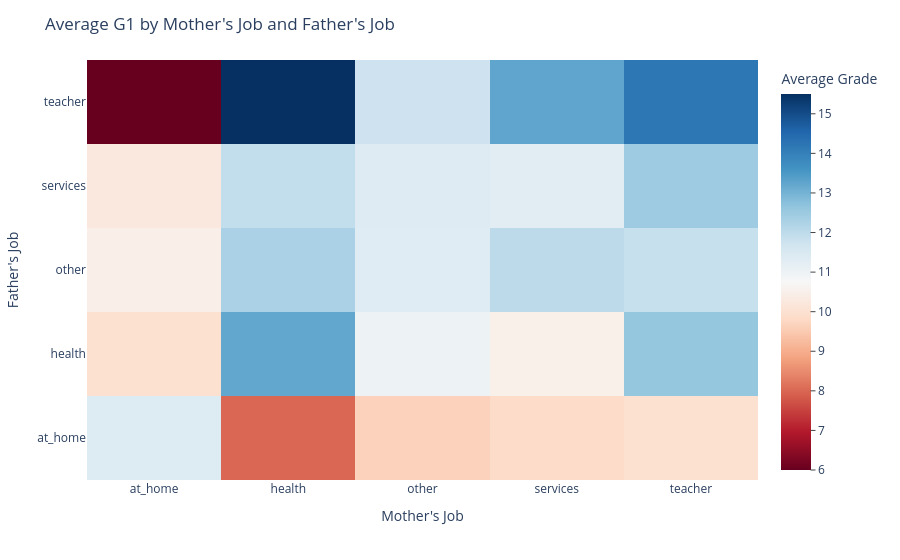

Notebook code cell kept with this figure:
### Code cell
new_heatmap = px.density_heatmap(
    grouped_absences,
    x='Mjob',
    y='Fjob',
    z='G1',
    histfunc='avg',
    color_continuous_scale='RdBu'
)

new_heatmap.update_layout(
    title="Average G1 by Mother's Job and Father's Job",
    xaxis_title="Mother's Job",
    yaxis_title="Father's Job",
    coloraxis_colorbar=dict(
        title="Average Grade",
        ticks="outside"
    )
)

new_heatmap

### Figure 1 — Plotly figure (JSON) as saved in the notebook; plotly's stock layout.template omitted (floating-point values rounded to 4 significant figures)
{"data": [{"coloraxis": "coloraxis", "histfunc": "avg", "hovertemplate": "Mjob=%{x}<br>Fjob=%{y}<br>avg of G1=%{z}<extra></extra>", "name": "", "type": "histogram2d", "x": ["at_home", "at_home", "at_home", "at_home", "at_home", "health", "health", "health", "health", "health", "other", "other", "other", "other", "other", "services", "services", "services", "services", "services", "teacher", "teacher", "teacher", "teacher", "teacher"], "xaxis": "x", "xbingroup": "x", "y": ["at_home", "health", "other", "services", "teacher", "at_home", "health", "other", "services", "teacher", "at_home", "health", "other", "services", "teacher", "at_home", "health", "other", "services", "teacher", "at_home", "health", "other", "services", "teacher"], "yaxis": "y", "ybingroup": "y", "z": [11.39, 10.0, 10.45, 10.25, 6.0, 8.0, 13.22, 12.29, 11.93, 15.5, 9.643, 11.0, 11.36, 11.38, 11.75, 9.857, 10.5, 12.02, 11.27, 13.25, 10.0, 12.6, 11.86, 12.48, 14.19]}], "layout": {"coloraxis": {"colorbar": {"ticks": "outside", "title": {"text": "Average Grade"}}, "colorscale": [[0, "rgb(103,0,31)"], [0.1, "rgb(178,24,43)"], [0.2, "rgb(214,96,77)"], [0.3, "rgb(244,165,130)"], [0.4, "rgb(253,219,199)"], [0.5, "rgb(247,247,247)"], [0.6, "rgb(209,229,240)"], [0.7, "rgb(146,197,222)"], [0.8, "rgb(67,147,195)"], [0.9, "rgb(33,102,172)"], [1, "rgb(5,48,97)"]]}, "legend": {"tracegroupgap": 0}, "margin": {"t": 60}, "title": {"text": "Average G1 by Mother's Job and Father's Job"}, "xaxis": {"anchor": "y", "domain": [0, 1], "title": {"text": "Mother's Job"}}, "yaxis": {"anchor": "x", "domain": [0, 1], "title": {"text": "Father's Job"}}}}
